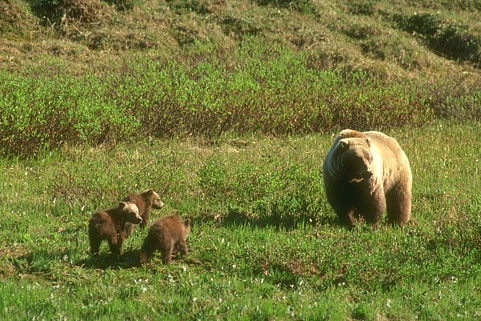
#> input picture imagens/animals.jpg, 481 x 321 px
$ python Q6b.py
#> lines starting #> are read from the running program, lines starting #| are printed output that depends on the picture; after the words box and inside, x2 and y2 are one past the last pixel; in counts of white or black regions, pixels touching at a corner belong together
#!/usr/bin/env python
# -*- coding: utf-8 -*-
import cv2
import numpy as np
from matplotlib import pyplot as plt

name = 'animals'  # pyramid | flowers | bear | animals
img = cv2.imread('../imagens/' + name + '.jpg', 0)
#> img: shape (321, 481); min 19, max 255, mean 112.5

# Gaussian filtering
blur = cv2.GaussianBlur(img, (5, 5), 0)  # Otsu's thresholding after Gaussian filtering
ret_3, th_3 = cv2.threshold(blur, 0, 255, cv2.THRESH_BINARY+cv2.THRESH_OTSU)
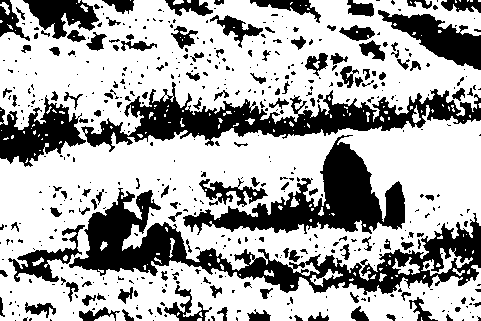
#> th_3: shape (321, 481); 66.9% white; 524 black regions (388 under 20 px), largest, box (x1, y1, x2, y2) and area: (69, 188, 481, 295) 11952, (81, 82, 481, 152) 9057, (183, 135, 405, 235) 7584
#> ret_3 = 104
ret_2, th_2 = cv2.threshold(img, 0, 255, cv2.THRESH_OTSU)
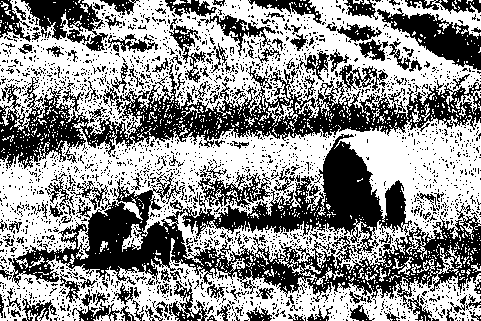
#> th_2: shape (321, 481); 56.8% white; 2504 black regions (2350 under 20 px), largest, box (x1, y1, x2, y2) and area: (8, 134, 481, 321) 25294, (0, 64, 481, 169) 14392, (377, 8, 481, 70) 2695
#> ret_2 = 108
plt.imshow(th_2, cmap='gray')
plt.title('Otsu'), plt.xticks([]), plt.yticks([])
plt.show()

bit_1 = np.mod(img, 2)  # LSB
#> bit_1: shape (321, 481); values 0 (black) and 1 (white), 50% white in thin lines or dots
bit_2 = np.mod(np.floor(np.divide(img, 2.)), 2)
#> bit_2: shape (321, 481) float64; values 0 (black) and 1 (white), 50% white; black in thin lines or dots
bit_3 = np.mod(np.floor(np.divide(img, 4.)), 2)
#> bit_3: shape (321, 481) float64; values 0 (black) and 1 (white), 49.9% white in thin lines or dots
bit_4 = np.mod(np.floor(np.divide(img, 8.)), 2)
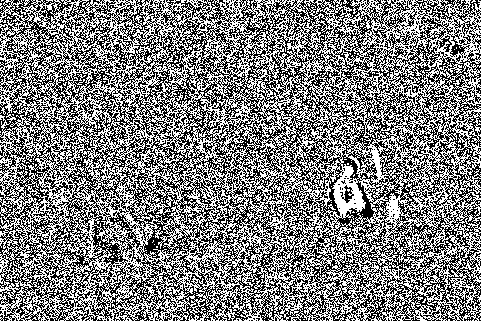
#> bit_4: shape (321, 481) float64; values 0 (black) and 1 (white), 50.1% white; black in thin lines or dots
bit_5 = np.mod(np.floor(np.divide(img, 16.)), 2)
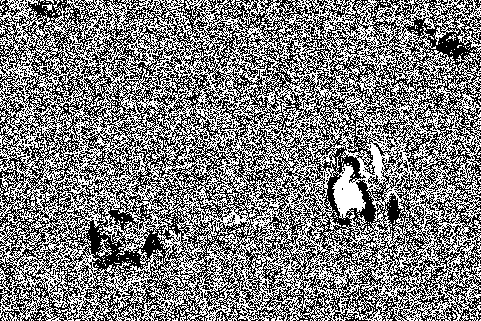
#> bit_5: shape (321, 481) float64; values 0 (black) and 1 (white), 49.7% white in thin lines or dots
bit_6 = np.mod(np.floor(np.divide(img, 32.)), 2)
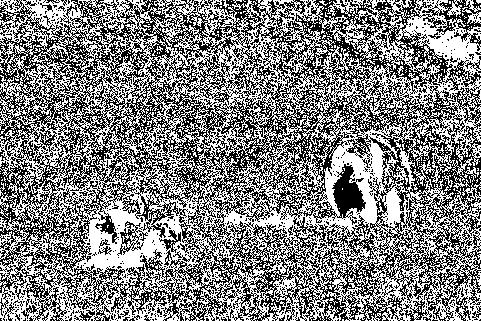
#> bit_6: shape (321, 481) float64; values 0 (black) and 1 (white), 51.2% white; black in thin lines or dots
bit_7 = np.mod(np.floor(np.divide(img, 64.)), 2)
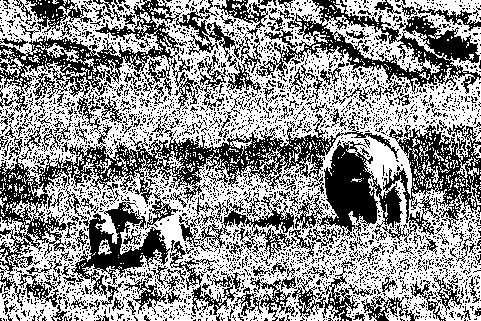
#> bit_7: shape (321, 481) float64; values 0 (black) and 1 (white), 57.4% white; black in thin lines or dots
bit_8 = np.mod(np.floor(np.divide(img, 128.)), 2)  # MSB
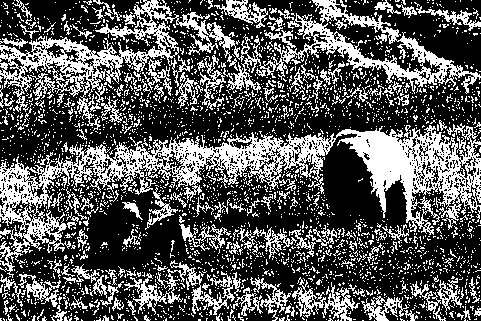
#> bit_8: shape (321, 481) float64; values 0 (black) and 1 (white), 34.3% white in thin lines or dots

plt.subplot(331), plt.imshow(img, cmap='gray')
plt.title('Original Image'), plt.xticks([]), plt.yticks([])

plt.subplot(332), plt.imshow(bit_1, cmap='gray')
plt.title('Map Bit 1'), plt.xticks([]), plt.yticks([])

plt.subplot(333), plt.imshow(bit_2, cmap='gray')
plt.title('Map Bit 2'), plt.xticks([]), plt.yticks([])

plt.subplot(334), plt.imshow(bit_3, cmap='gray')
plt.title('Map Bit 3'), plt.xticks([]), plt.yticks([])

plt.subplot(335), plt.imshow(bit_4, cmap='gray')
plt.title('Map Bit 4'), plt.xticks([]), plt.yticks([])

plt.subplot(336), plt.imshow(bit_5, cmap='gray')
plt.title('Map Bit 5'), plt.xticks([]), plt.yticks([])

plt.subplot(337), plt.imshow(bit_6, cmap='gray')
plt.title('Map Bit 6'), plt.xticks([]), plt.yticks([])

plt.subplot(338), plt.imshow(bit_7, cmap='gray')
plt.title('Map Bit 7'), plt.xticks([]), plt.yticks([])

plt.subplot(339), plt.imshow(bit_8, cmap='gray')
plt.title('Map Bit 8'), plt.xticks([]), plt.yticks([])

plt.show()

$ run again, with imagens/bear.jpg copied over imagens/animals.jpg
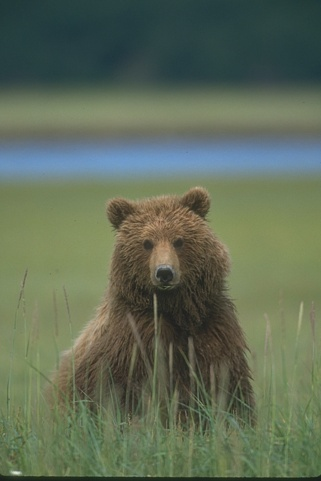
#> input picture imagens/bear.jpg, 321 x 481 px
#> `ret_3, th_3 = cv2.threshold(blur, 0, 255, cv2.THRESH_BINARY+cv2.THRESH..`:
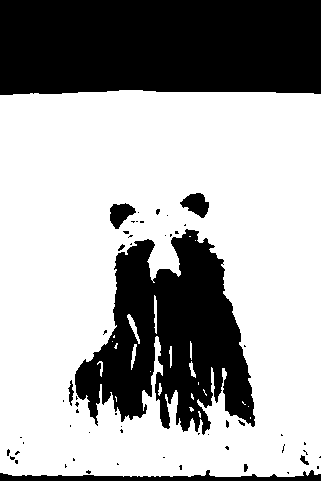
#> th_3: shape (481, 321); 65.3% white; 57 black regions (48 under 20 px), largest, box (x1, y1, x2, y2) and area: (0, 0, 321, 95) 29656, (75, 229, 255, 435) 20933, (0, 470, 321, 481) 1671
#> ret_3 = 92
#> th_2: shape (481, 321); 65.2% white; 262 black regions (242 under 20 px), largest, box (x1, y1, x2, y2) and area: (0, 0, 321, 95) 29663, (75, 226, 257, 436) 20178, (0, 469, 321, 481) 1508
#> bit_1: shape (481, 321); values 0 (black) and 1 (white), 50% white; black in thin lines or dots
#> bit_2: shape (481, 321) float64; values 0 (black) and 1 (white), 50.7% white; black in thin lines or dots
#> bit_3: shape (481, 321) float64; values 0 (black) and 1 (white), 49.8% white; 688 white regions (651 under 20 px), largest, box (x1, y1, x2, y2) and area: (0, 171, 321, 481) 47449, (0, 80, 321, 143) 7286, (0, 0, 155, 75) 5913
#> bit_4: shape (481, 321) float64; values 0 (black) and 1 (white), 49.9% white; 659 white regions (628 under 20 px), largest, box (x1, y1, x2, y2) and area: (0, 171, 321, 481) 42775, (0, 0, 321, 83) 15526, (0, 152, 321, 178) 4070
#> bit_5: shape (481, 321) float64; values 0 (black) and 1 (white), 50.9% white; 464 black regions (430 under 20 px), largest, box (x1, y1, x2, y2) and area: (0, 148, 321, 481) 60795, (0, 104, 301, 125) 4318, (0, 59, 321, 91) 2859
#> bit_6: shape (481, 321) float64; values 0 (black) and 1 (white), 58.1% white; 648 black regions (605 under 20 px), largest, box (x1, y1, x2, y2) and area: (0, 148, 321, 437) 51397, (0, 59, 321, 96) 4765, (0, 104, 301, 125) 4318
#> bit_7: shape (481, 321) float64; values 0 (black) and 1 (white), 47.4% white; 244 white regions (232 under 20 px), largest, box (x1, y1, x2, y2) and area: (0, 171, 321, 478) 46728, (0, 59, 321, 155) 18789, (0, 177, 192, 241) 4161
#> `bit_8 = np.mod(np.floor(np.divide(img, 128.)), 2)`:
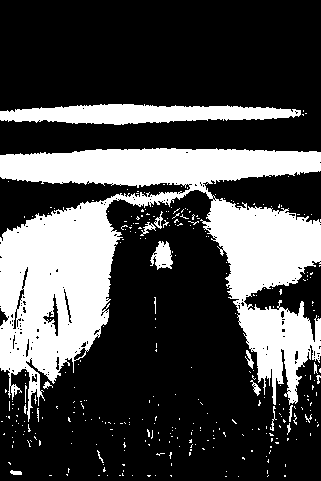
#> bit_8: shape (481, 321) float64; values 0 (black) and 1 (white), 29.3% white; 317 white regions (298 under 20 px), largest, box (x1, y1, x2, y2) and area: (0, 148, 321, 422) 38946, (0, 104, 301, 125) 4318, (150, 241, 173, 270) 406

$ run again, with imagens/flowers.jpg copied over imagens/animals.jpg
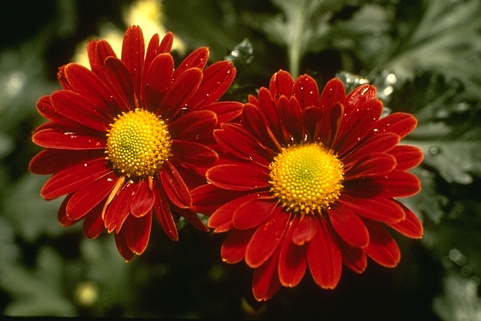
#> input picture imagens/flowers.jpg, 481 x 321 px
#> `ret_3, th_3 = cv2.threshold(blur, 0, 255, cv2.THRESH_BINARY+cv2.THRESH..`:
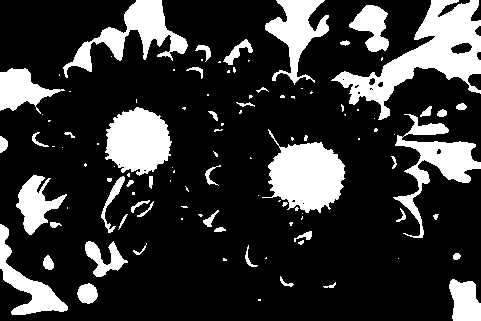
#> th_3: shape (321, 481); 20.8% white; 108 white regions (62 under 20 px), largest, box (x1, y1, x2, y2) and area: (331, 0, 481, 120) 6025, (262, 129, 345, 213) 4084, (105, 107, 172, 176) 3311
#> ret_3 = 82
#> th_2: shape (321, 481); 20.7% white; 264 white regions (210 under 20 px), largest, box (x1, y1, x2, y2) and area: (326, 0, 481, 120) 5768, (260, 127, 345, 214) 3980, (104, 107, 173, 174) 3103
#> ret_2 = 83
#> bit_1: shape (321, 481); values 0 (black) and 1 (white), 49.6% white in thin lines or dots
#> bit_2: shape (321, 481) float64; values 0 (black) and 1 (white), 48.4% white in thin lines or dots
#> bit_3: shape (321, 481) float64; values 0 (black) and 1 (white), 52.5% white; black in thin lines or dots
#> bit_4: shape (321, 481) float64; values 0 (black) and 1 (white), 50.5% white; 638 black regions (619 under 20 px), largest, box (x1, y1, x2, y2) and area: (0, 0, 481, 320) 72182, (430, 247, 481, 321) 1541, (177, 294, 234, 319) 439
#> bit_5: shape (321, 481) float64; values 0 (black) and 1 (white), 49.3% white; 714 white regions (667 under 20 px), largest, box (x1, y1, x2, y2) and area: (0, 0, 481, 321) 68973, (15, 231, 84, 270) 790, (0, 108, 58, 157) 488
#> bit_6: shape (321, 481) float64; values 0 (black) and 1 (white), 53.4% white; 833 black regions (750 under 20 px), largest, box (x1, y1, x2, y2) and area: (0, 188, 450, 321) 25081, (204, 0, 481, 164) 9734, (0, 0, 214, 90) 7262
#> bit_7: shape (321, 481) float64; values 0 (black) and 1 (white), 26.4% white; 539 white regions (468 under 20 px), largest, box (x1, y1, x2, y2) and area: (323, 0, 481, 244) 12989, (57, 0, 214, 93) 3728, (0, 218, 72, 316) 3307
#> `bit_8 = np.mod(np.floor(np.divide(img, 128.)), 2)`:
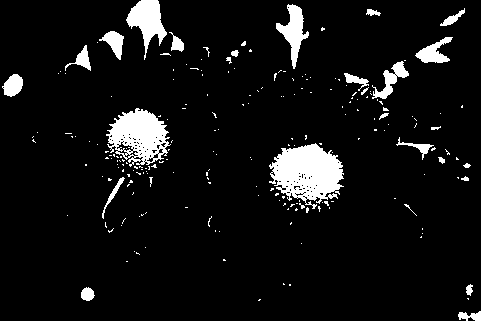
#> bit_8: shape (321, 481) float64; values 0 (black) and 1 (white), 7.4% white; 214 white regions (187 under 20 px), largest, box (x1, y1, x2, y2) and area: (269, 143, 344, 209) 3095, (106, 108, 171, 167) 2234, (126, 0, 167, 60) 1132
